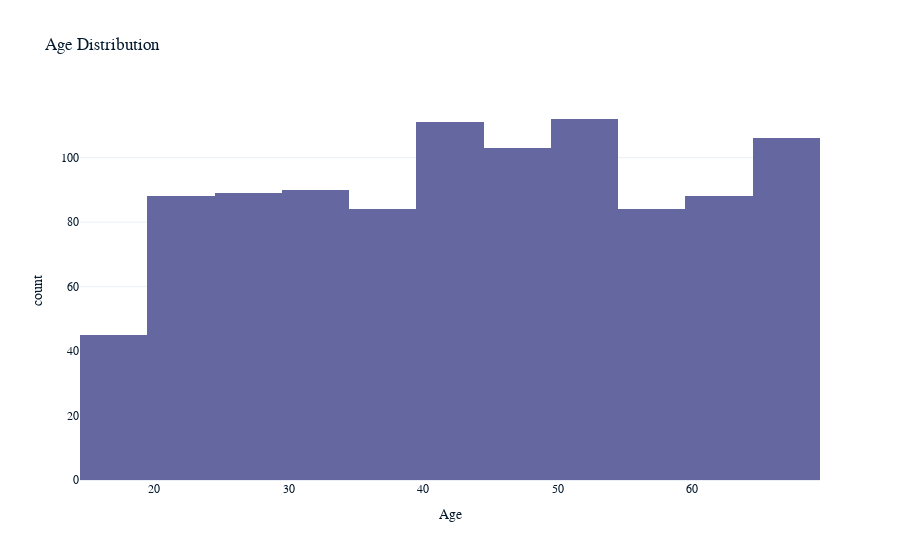
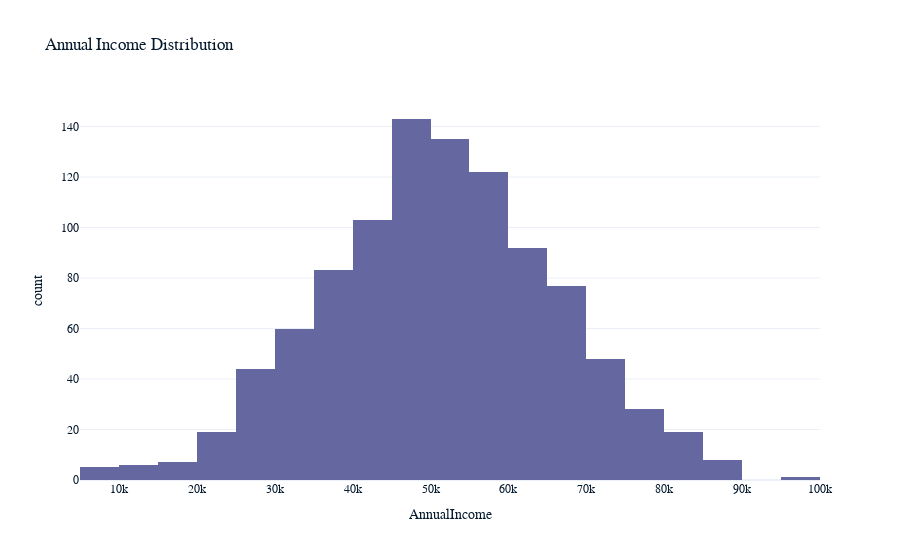
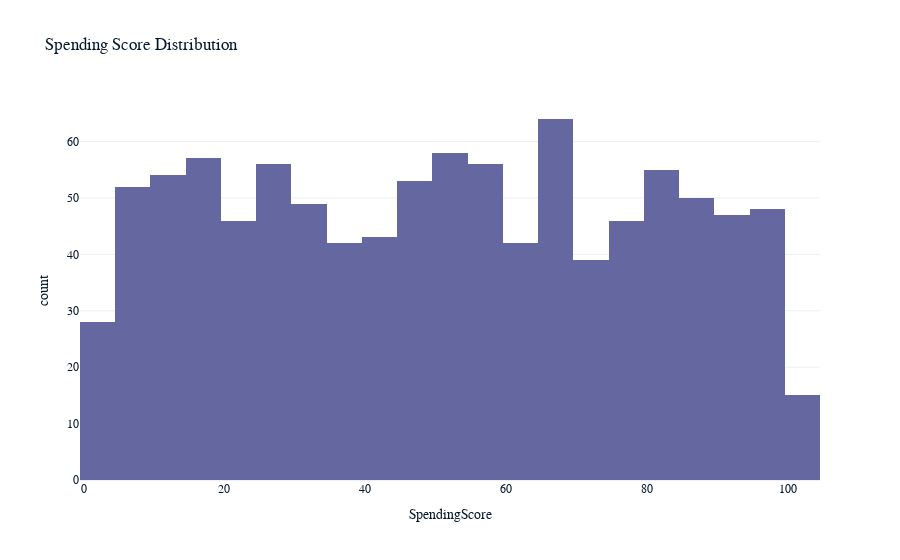
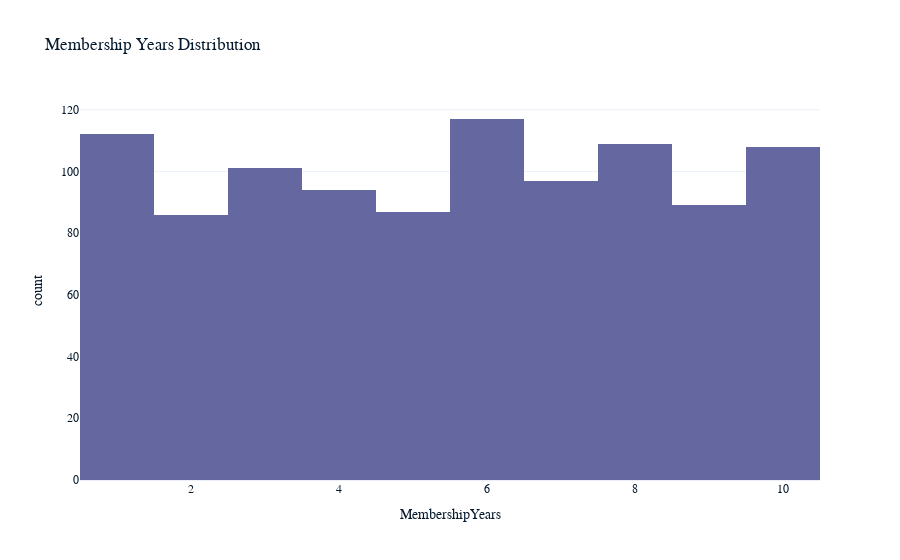

The notebook cell saved with these charts, in order:
### Code cell
# Distribution of Age
fig_age = px.histogram(df, x='Age', nbins=20, title='Age Distribution')
fig_age.show()

# Distribution of Annual Income
fig_income = px.histogram(df, x='AnnualIncome', nbins=20, title='Annual Income Distribution')
fig_income.show()

# Distribution of Spending Score
fig_spending = px.histogram(df, x='SpendingScore', nbins=20, title='Spending Score Distribution')
fig_spending.show()

# Distribution of Membership Years
fig_membership = px.histogram(df, x='MembershipYears', nbins=10, title='Membership Years Distribution')
fig_membership.show()

### Figure 1 — Plotly figure (JSON) as saved in the notebook; plotly's stock layout.template omitted (floating-point values rounded to 4 significant figures; data arrays with more than 128 entries replaced by an {"elided": "..."} marker saying what was removed)
{"data": [{"alignmentgroup": "True", "bingroup": "x", "hovertemplate": "Age=%{x}<br>count=%{y}<extra></extra>", "legendgroup": "", "marker": {"color": "#6568a0", "pattern": {"shape": ""}}, "name": "", "nbinsx": 20, "offsetgroup": "", "orientation": "v", "showlegend": false, "x": {"elided": "1000 int values"}, "xaxis": "x", "yaxis": "y", "type": "histogram"}], "layout": {"xaxis": {"anchor": "y", "domain": [0, 1], "title": {"text": "Age"}}, "yaxis": {"anchor": "x", "domain": [0, 1], "title": {"text": "count"}}, "legend": {"tracegroupgap": 0}, "title": {"text": "Age Distribution"}, "barmode": "relative"}}

### Figure 2 — Plotly figure (JSON) as saved in the notebook; plotly's stock layout.template omitted (floating-point values rounded to 4 significant figures; data arrays with more than 128 entries replaced by an {"elided": "..."} marker saying what was removed)
{"data": [{"alignmentgroup": "True", "bingroup": "x", "hovertemplate": "AnnualIncome=%{x}<br>count=%{y}<extra></extra>", "legendgroup": "", "marker": {"color": "#6568a0", "pattern": {"shape": ""}}, "name": "", "nbinsx": 20, "offsetgroup": "", "orientation": "v", "showlegend": false, "x": {"elided": "1000 float values"}, "xaxis": "x", "yaxis": "y", "type": "histogram"}], "layout": {"xaxis": {"anchor": "y", "domain": [0, 1], "title": {"text": "AnnualIncome"}}, "yaxis": {"anchor": "x", "domain": [0, 1], "title": {"text": "count"}}, "legend": {"tracegroupgap": 0}, "title": {"text": "Annual Income Distribution"}, "barmode": "relative"}}

### Figure 3 — Plotly figure (JSON) as saved in the notebook; plotly's stock layout.template omitted (floating-point values rounded to 4 significant figures; data arrays with more than 128 entries replaced by an {"elided": "..."} marker saying what was removed)
{"data": [{"alignmentgroup": "True", "bingroup": "x", "hovertemplate": "SpendingScore=%{x}<br>count=%{y}<extra></extra>", "legendgroup": "", "marker": {"color": "#6568a0", "pattern": {"shape": ""}}, "name": "", "nbinsx": 20, "offsetgroup": "", "orientation": "v", "showlegend": false, "x": {"elided": "1000 int values"}, "xaxis": "x", "yaxis": "y", "type": "histogram"}], "layout": {"xaxis": {"anchor": "y", "domain": [0, 1], "title": {"text": "SpendingScore"}}, "yaxis": {"anchor": "x", "domain": [0, 1], "title": {"text": "count"}}, "legend": {"tracegroupgap": 0}, "title": {"text": "Spending Score Distribution"}, "barmode": "relative"}}

### Figure 4 — Plotly figure (JSON) as saved in the notebook; plotly's stock layout.template omitted (floating-point values rounded to 4 significant figures; data arrays with more than 128 entries replaced by an {"elided": "..."} marker saying what was removed)
{"data": [{"alignmentgroup": "True", "bingroup": "x", "hovertemplate": "MembershipYears=%{x}<br>count=%{y}<extra></extra>", "legendgroup": "", "marker": {"color": "#6568a0", "pattern": {"shape": ""}}, "name": "", "nbinsx": 10, "offsetgroup": "", "orientation": "v", "showlegend": false, "x": {"elided": "1000 int values"}, "xaxis": "x", "yaxis": "y", "type": "histogram"}], "layout": {"xaxis": {"anchor": "y", "domain": [0, 1], "title": {"text": "MembershipYears"}}, "yaxis": {"anchor": "x", "domain": [0, 1], "title": {"text": "count"}}, "legend": {"tracegroupgap": 0}, "title": {"text": "Membership Years Distribution"}, "barmode": "relative"}}
